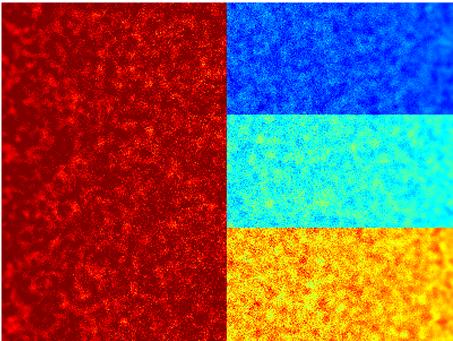
#> input picture data/Test1.png, 453 x 341 px
$ python WLS.py
#> lines starting #> are read from the running program, lines starting #| are printed output that depends on the picture
### src/Functions.py
import numpy as np
import scipy.sparse as ssp
from PIL import Image
import time
import matplotlib.pyplot as plt

class ParamClassFilter:
    # [8 lines left out: function __init__, not called in this run]

def small_matrix_test():
    img=np.zeros((3,4,3))
    img[:,:,0]=np.array([[0,0,0,0],[0,0,0,0],[0,0,0,0]])
    img[:,:,1]=np.array([[0,0,0,0],[255,0,0,255],[0,0,0,0]])
    img[:,:,2]=np.array([[0,0,0,0],[0,0,0,0],[0,0,0,0]])
    return img

# [11 lines left out: function select_param, not called in this run]

def transform_to_square(img):
    return img[:, :img.shape[0], :] if img.shape[0] < img.shape[1] else img[:img.shape[1], :, :]

# [12 lines left out: functions limit_size, recreate_img, not called in this run]

def extraction_image(nomFichier):
#> called with nomFichier = '../data/Test1.png'
    img = Image.open(nomFichier)
#> img is the input picture: PIL image 453x341 RGBA; mean R, G, B, A 129.6, 86.8, 81.4, 255
    return np.array(img)

def luminance(img):
    return (.299 * img[:,:,0]) + (.587 * img[:,:,1]) + (.114 * img[:,:,2])


# Here are the old versions of the matrices, without removing zeros, and edge effects.
def DX_matrix(nbr_pix):
    diagonals = [np.ones(nbr_pix).T, - np.ones(nbr_pix - 1).T]
    return ssp.csr_matrix(ssp.diags(diagonals, [0, 1]))

def DY_matrix(row, col):
    diagonals = [np.concatenate((np.ones((col - 1) * row).T, np.zeros(row).T)), - np.ones((row - 1) * col)]
    return ssp.csr_matrix(ssp.diags(diagonals, [0, col]))

# [24 lines left out: functions ax_coeffs, ay_coeffs, DX_matrix_reduced, not called in this run]

def DY_matrix_reduced(row, col):
    diagonals = [np.ones((row - 1) * col), - np.ones((row - 1) * col)]
    return ssp.csr_matrix(ssp.diags(diagonals, [0, col], shape=((row - 1) * col, row * col)))


# [158 lines left out: functions ax_coeffs_reduced, ay_coeffs_reduced, WLS_iteration, WLS_full, not called in this run]

### src/WLS.py
import matplotlib.pyplot as plt
import time
import Functions
import numpy as np

#---------------------------------------------------------------
# LOADING OF THE DIFFERENT TEST IMAGES
#---------------------------------------------------------------

img1 = Functions.extraction_image("../data/Test1.png")
img1=img1[:,:,:3]
img2 = Functions.extraction_image("../data/landscape.jpg")
#> call 2 of extraction_image, with nomFichier = '../data/landscape.jpg'
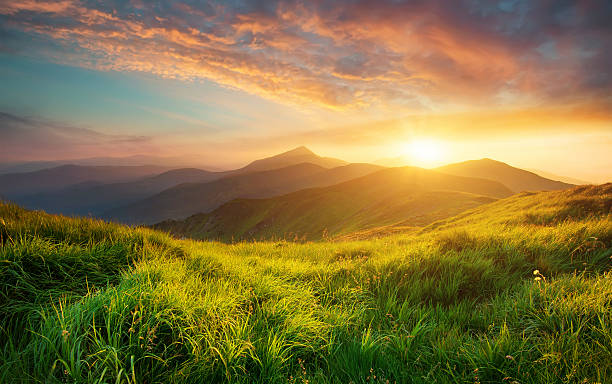
#> input picture data/landscape.jpg, 612 x 384 px
#> in extraction_image, img is the input picture: PIL image 612x384 RGB; mean R, G, B 134.5, 117.5, 66.6
img3 = Functions.extraction_image("../data/falaise.jpg")
#> call 3 of extraction_image, with nomFichier = '../data/falaise.jpg'
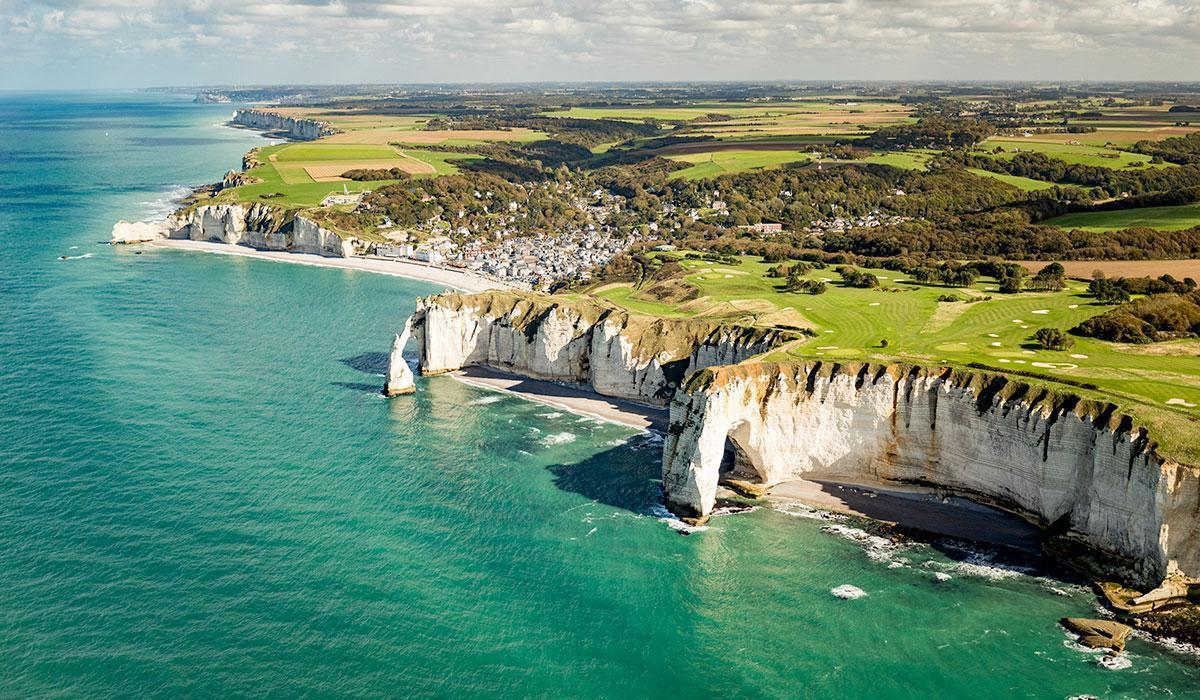
#> input picture data/falaise.jpg, 1200 x 700 px
#> in extraction_image, img is the input picture: PIL image 1200x700 RGB; mean R, G, B 107, 137.4, 114.8
img4 = Functions.small_matrix_test()
img5 = Functions.extraction_image("../data/desert.jpg")
#> call 4 of extraction_image, with nomFichier = '../data/desert.jpg'
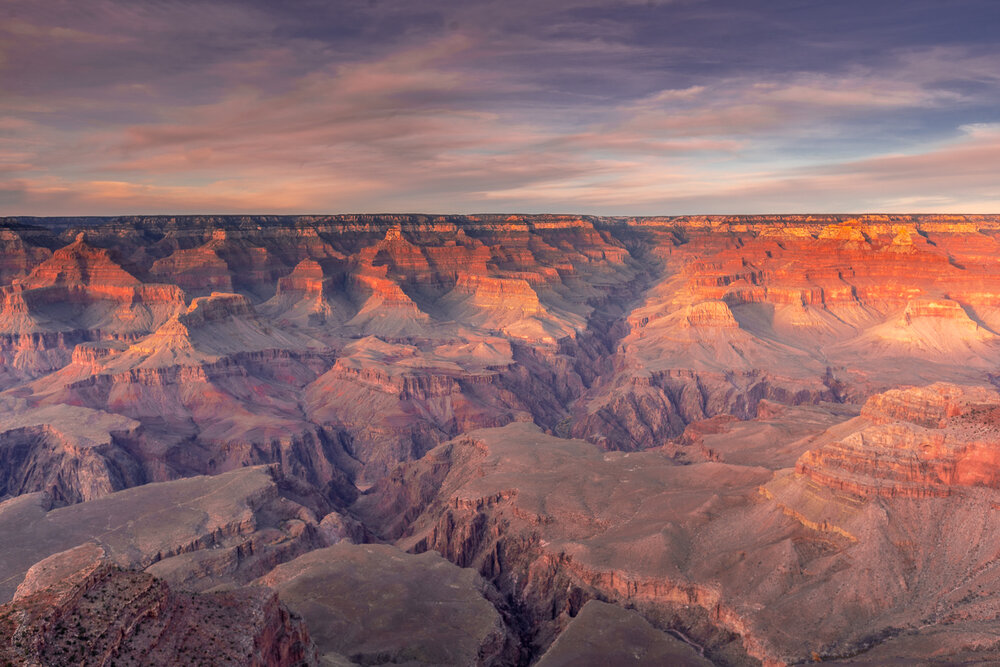
#> input picture data/desert.jpg, 1000 x 667 px
#> in extraction_image, img is the input picture: PIL image 1000x667 RGB; mean R, G, B 138.1, 103.7, 107
img6 = Functions.extraction_image("../data/test_50x50.jpg")
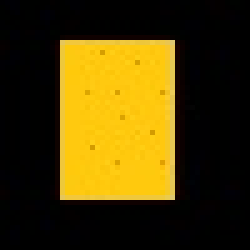
#> input picture data/test_50x50.jpg, 50 x 50 px (shown 5 times larger)
#> in extraction_image, img is the input picture: PIL image 50x50 RGB; mean R, G, B 75, 59.1, 7.3
#> (the run stopped early here; a loop or call above may not have finished)
